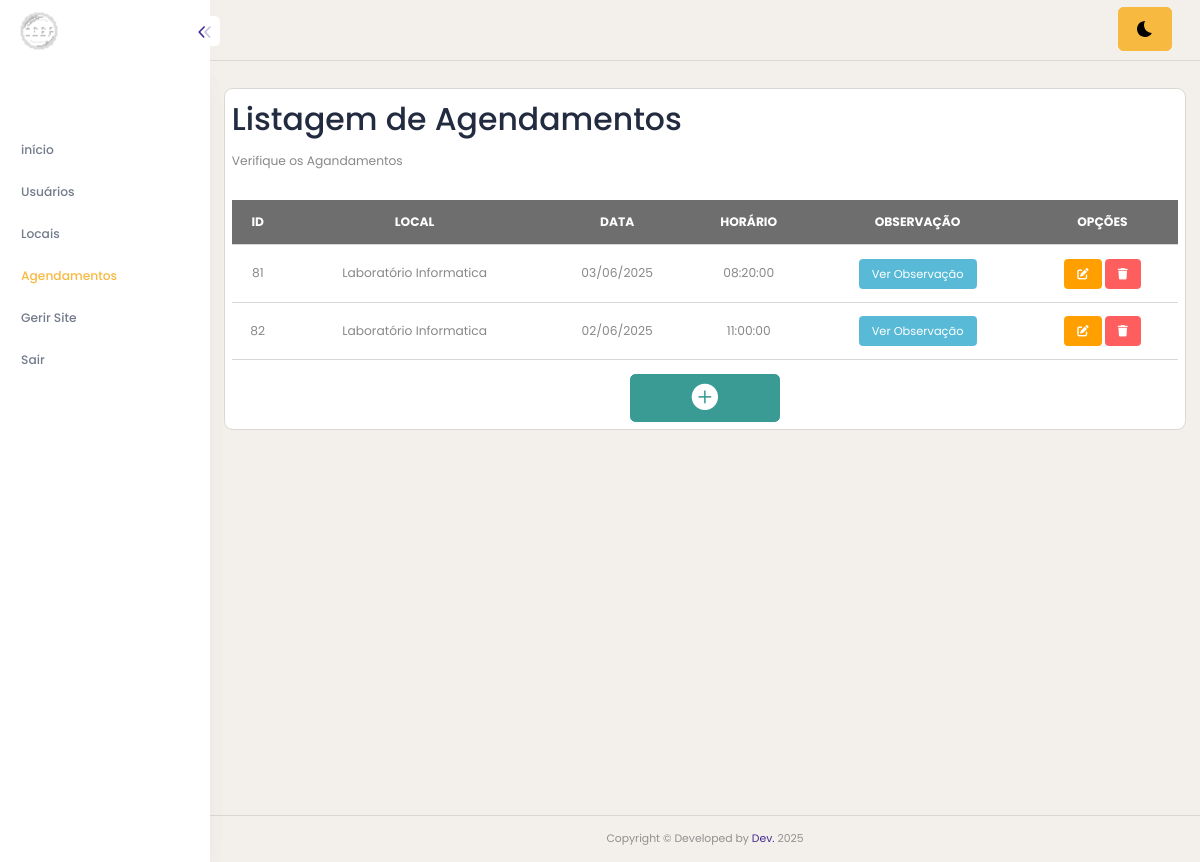
The page /agendas-pesquisar.php (signed in) on the database as committed earlier.
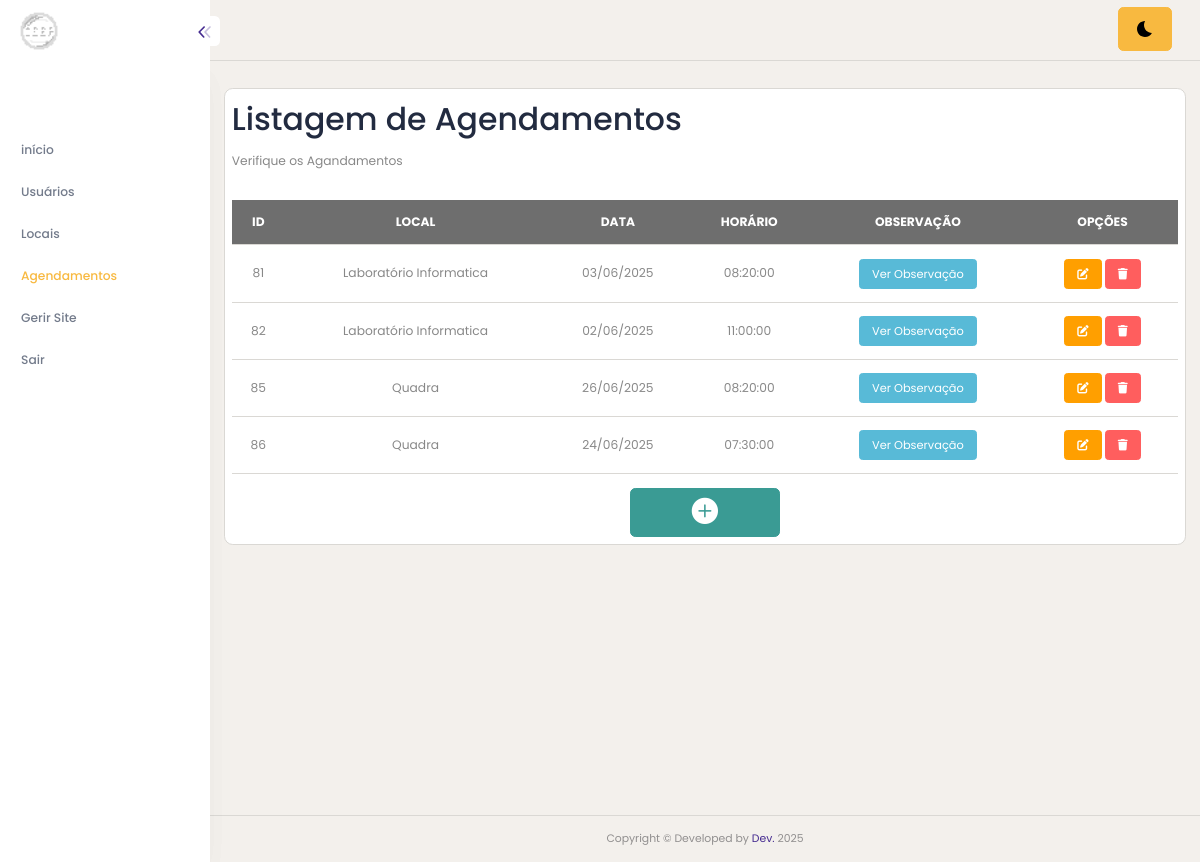
The same page on the database as committed later.
### tables this page shows
CREATE TABLE `agendas` (
  `id` int(11) NOT NULL,
  `usuario_id` int(11) DEFAULT NULL,
  `local_id` int(11) DEFAULT NULL,
  `data` date DEFAULT NULL,
  `arquivo` text DEFAULT NULL,
  `observacao` text DEFAULT NULL,
  `horario` time DEFAULT NULL,
  `horariofin` time NOT NULL
);

CREATE TABLE `locais` (
  `id` int(11) NOT NULL,
  `nome` varchar(100) DEFAULT NULL,
  `status` tinyint(1) DEFAULT NULL,
  `cor` varchar(10) NOT NULL
);

### agendas-pesquisar.php (the view, shortened to what this page needs)
<!DOCTYPE html>
<html lang="pt-BR">
<head>
    <?php include("app-header.php"); ?>
</head>
<body>
    <?php include("app-lateral.php"); ?>
    <div class="content-body" style="min-height: 899px;">
        <div class="container-fluid">
            <div class="row">
                <div class="card p-2">
                    <h1>Listagem de Agendamentos</h1>
                    <p>Verifique os Agandamentos</p>
                    <div class="table-responsive mt-3">
                        <table class="table" id="tabela">
                            <tr class="table-dark text-center">
                                <th>ID</th>
                                <th>LOCAL</th>
                                <th>DATA</th>
                                <th>HORÁRIO</th>
                                <th>OBSERVAÇÃO</th>
                                <th>OPÇÕES</th>
                            </tr>
                            <?php
                            $sql = $conn->prepare("
                     select agendas.*, locais.nome as local
                     from agendas
                     LEFT JOIN locais ON locais.id = agendas.local_id
                            ");
                            $sql->execute();
                            while ($dados = $sql->fetch()) {
                            ?>
                                <tr class="text-center">
                                    <td><?php echo $dados['id']; ?></td>
                                    <td><?php echo $dados['local']; ?></td>
                                    <td><?php
                                        $data = new DateTime($dados['data']);
                                        echo $data->format('d/m/Y'); ?>
                                    </td>
                                    <td><?php
                                        $horario = new DateTime($dados['horario']);
                                        echo $horario->format('H:i:s'); ?>
                                    </td>
                                    <td>
                                        <button class="btn btn-info btn-sm"
                                            onclick="mostrarObs('<?php echo htmlspecialchars(addslashes($dados['observacao'])); ?>')">
                                            Ver Observação
                                        </button>
                                    </td>
                                    <td class="text-center">
                                        <a href="agendas-cadastro.php?id=<?php echo $dados['id']; ?>" class="btn btn-warning btn-sm"><i class="fa-solid fa-pen-to-square"></i></a>
                                        <a href="agendas-deletar.php?id=<?php echo $dados['id']; ?>" class="btn btn-danger btn-sm"><i class="fa-solid fa-trash"></i></a>
                                    </td>
                                </tr>
                            <?php } ?>
                        </table>
                    </div>
                    <div class="row">
                        <div class="text-center">
                            <a href="agendas-cadastro.php" class="btn btn-success" style="width: 150px;"><i class="bi bi-plus-circle-fill fs-2"></i></a>
                        </div>
                    </div>
                </div>
            </div>
        </div>
    </div>
    <?php include("app-footer.php"); ?>
</body>
</html>

Rows that differ between the two databases and show on the page:
added agendas: id "85", local.nome "Quadra", data "26/06/2025", horario "08:20:00"
added agendas: id "86", local.nome "Quadra", data "24/06/2025", horario "07:30:00"
